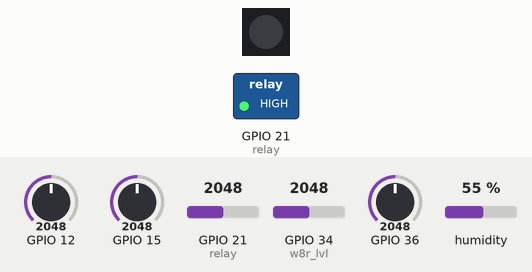
Simulated run of this sketch. Board: ESP32. On the bench: 1 RGB LEDs in strip order, left to right, switched loads named in the sketch (green lamp = pin HIGH). The test bench sets the inputs (shaded band); at power-on: GPIO 12 = 2048, GPIO 15 = 2048, GPIO 21 (relay) = 2048, GPIO 34 (w8r_lvl) = 2048, GPIO 36 = 2048, humidity 55 %. WiFi joins after 1.5 s; servers stay silent unless stated; no MQTT or app messages arrive unless stated; what the sketch prints to the serial monitor is not drawn.

Above: at 0.1 s.
At 1.6 s:
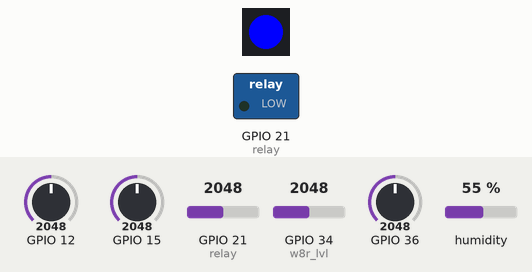
At 3.7 s:
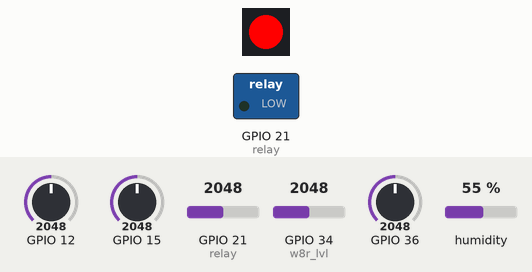
Timing chart, 0 to 5.2 s (numbered marks = the images above):
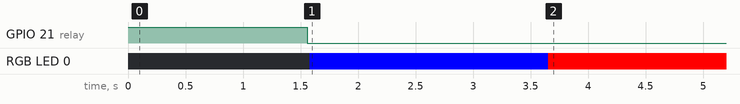

The sketch:

finalhardware.ino
```cpp
// ADD LAST WILL

#include <HardwareSerial.h> // used for pH sensor
#include <ArduinoJson.h> // used for arduinoJSON object
#include <DHTesp.h> // used for humidity sensor
#include <WiFi.h> // used to connect to the wifi
#include <PubSubClient.h> // used to connect to hivemq for mqtt
#include <Adafruit_NeoPixel.h>
HardwareSerial myserial(2); // using U2_TXD
DHTesp dht;


// DEFINITION OF ALL GPIO PINS STARTS HERE...............
#define rx 17  // RX and TX
#define tx 16
#define w8r_lvl 34 // water level pin
#define PIN 33 // LED PIN


const int relay = 21; // GPIO for relay
const int moist1 = 36; // GPIO for the 4 moisture sensors
const int moist2 = 21;
const int moist3 = 12;
const int moist4 = 15;
// DEFINITION OF ALL GPIO PINS ENDS HERE.................

// ALL VARIABLES SETUP STARTS HERE.........................
String sensorstring = ""; // a string to hold the data from the Atlas Scientific product
boolean sensor_string_complete = false; // have we received all the data from the Atlas Scientific product

bool phstat, humiditystat, waterstat;
bool moiststat[4];

float reading, volt, percent, waterlevel, percent_full, pH;
float moistpercent[4];
int ctr = 0;
int time_wait = 300000;
int timetotal;
// ALL VARIABLES SETUP ENDS HERE...........................


// SETTING UP THE WIFI/ MQTT
const char* ssid = "pollution"; // ssid username
const char* password =  "aus12345"; // router password

const uint16_t port = 3005;
const char * host = "192.168.1.129";// IP address of server (change this to aus pc one)
const char* mqtt_server = "broker.mqttdashboard.com"; // MQTT server
WiFiClient espClient; //creating wifi client
PubSubClient client(espClient); // partially initializing MQTT client

Adafruit_NeoPixel pixels = Adafruit_NeoPixel(1, PIN, NEO_GRB + NEO_KHZ800);

void setup() {
  Serial.begin(115200);
  pinMode(relay, OUTPUT);
  digitalWrite(relay, HIGH); // Relay is initally turned off
  myserial.begin(9600, SERIAL_8N1, 17, 16); // set baud rate for the software serial port to 9600 (for pH readings)
  sensorstring.reserve(30); // set aside some bytes for receiving data from Atlas Scientific product (for obtaining pH sensor values)
  dht.setup(32, DHTesp::DHT22);
  setup_wifi(); // function that connects the esp32 to the wifi
  client.setServer(mqtt_server, 1883); // setting up a server
  pixels.begin(); // This initializes the NeoPixel library.

}

void loop()
{
  if (client.connect("ESP32Client")) { // if the esp client connects
    //EZO PH SENSOR STARTS HERE......................................................
    StaticJsonBuffer<400> jsonBuffer; // create a buffer
    JsonObject& root = jsonBuffer.createObject(); // creating a veriable that will store the strings in 'root'

    while (myserial.available() > 0 && !sensor_string_complete) // if we see that the Atlas Scientific product has sent a character
    {
      char inchar = (char)myserial.read(); // get the char we just received

      sensorstring += inchar; // add the char to the var called sensorstring
      if (inchar == '\r') // if the incoming character is a <CR>
      {
        sensor_string_complete = true; // set the flag
      }
    }

    if (sensor_string_complete == true) // if a string from the Atlas Scientific product has been received in its entirety
    {
      Serial.println("pH value is: " + sensorstring); // send that string to the PC's serial monitor
      sensorstring.remove(5);
      root["pH"] = String(sensorstring);

      if (isdigit(sensorstring[0])) {                   //if the first character in the string is a digit
        pH = sensorstring.toFloat();                    //convert the string to a floating point number so it can be evaluated by the Arduino
      }
      if (pH > 7.000 || pH < 5.500)
        phstat = false;
      else
        phstat = true;

      sensorstring = "";  // clear the string
      sensor_string_complete = false;  // reset the flag used to tell if we have received a completed string from the Atlas Scientific product
    }

    //EZO PH SENSOR ENDS HERE................................................................

    // HUMIDITY SENSOR STARTS HERE......................................
    float humidity = dht.getHumidity();
    Serial.println("Humidity value: " + String(humidity) + "%");
    root["humidity"] = String(humidity);

    if (humidity < 40 || humidity > 60)
      humiditystat = false;
    else
      humiditystat = true;
    // HUMIDITY SENSOR ENDS HERE.........................................

    // WATER LEVEL SENSOR START HERE................................
    reading = analogRead(w8r_lvl);  //read analog values from water sensor
    volt =  (3.30 * reading) / (4095.0); //convert to digital
    percent = (2.2 - volt) / (15.0); // convert to percent
    percent_full = (percent) * 100; // multiply by 100 to get it in percent
    waterlevel = (percent * 25.00); // convert to percent to cm

    Serial.println("waterlevel " + String(waterlevel) + " cm");

    root["waterlevel"] = String(waterlevel);

    if (waterlevel < 15.00 || waterlevel > 25) //check if the water level is below 13
    {
      digitalWrite(relay, LOW); //turn relay on (THIS IS AN ISSUE, DEAL WITH IT ASAP)
      waterlevel = false;
    }
    else
    {
      digitalWrite(relay, HIGH); //turn relay off
      waterlevel = true;
    }
    // WATER LEVEL SENSOR END HERE...................................

    // HYGROMETER soil moisture sensor STARTS here...........................
    moistpercent[0] = readSoil(moist1, 1);
    moistpercent[1] = readSoil(moist2, 2);
    moistpercent[2] = readSoil(moist3, 3);
    moistpercent[3] = readSoil(moist4, 4);

    JsonObject& hygro = root.createNestedObject("hygrometer");
    //
    hygro["hygro1"] = String(moistpercent[0]);
    hygro["hygro2"] = String(moistpercent[1]);
    hygro["hygro3"] = String(moistpercent[2]);
    hygro["hygro4"] = String(moistpercent[3]);
    // HYGROMETER SOIL MOISTURE SENSOR ENDS HERE.............................

    char JSONmessageBuffer[600]; // create buffer that will store the json object
    root.printTo(JSONmessageBuffer, sizeof(JSONmessageBuffer));
    Serial.println(JSONmessageBuffer);

    if (phstat && humiditystat && waterstat && moiststat[0] && moiststat[1] && moiststat[2] && moiststat[3]) // works fine
    {
      Serial.println("All sensors are measuring the correct values");
      client.publish("esp32/1234/hygrodata", JSONmessageBuffer); // this data is published to the MQTT broker
      ctr = 0;
      pixels.setPixelColor(0, pixels.Color( 0, 255, 0)); // bright green color.
    }
    else {
      if (ctr == 0) {
        ctr = 1;
        if (pH > 7.000)
          client.publish("esp32/1234/highph", "Warning! pH level of water is high");
        else if (pH < 5.500)
          client.publish("esp32/1234/lowph", "Warning! pH level of water is low");

        if (humidity < 40)
          client.publish("esp32/1234/lowhumidity", "Warning! Humidity in atmosphere is  low");
        else if (humidity > 60)
          client.publish("esp32/1234/highhumidity", "Warning! Humidity in atmosphere is  high");

        if (waterlevel < 15.00)
          client.publish("esp32/1234/lowwaterlevel", "Warning! waterlevel in box is low");
        else if (waterlevel > 25.00)
          client.publish("esp32/1234/highwaterlevel", "Warning! waterlevel in box is low");

        for (int i = 1; i <= 4; i++) {
          char str[100];
          char str2[200];

          if (moistpercent[i - 1] > 60)
          {
            sprintf(str, "esp32/1234/highhygrometer/%i", i);
            sprintf(str2, "Warning! Plant number %i will die due to too much water in soil", i);
            client.publish(str, str2);
          }
          else
          {
            sprintf(str, "esp32/1234/lowhygrometer/%i", i);
            sprintf(str2, "Warning! Plant number %i will die due to lack of water in soil", i);
            client.publish(str, str2);
          }
        }
        timetotal = millis() + time_wait;
        pixels.setPixelColor(0, pixels.Color( 0, 0, 255)); // bright blue color.
        pixels.show(); // This sends the updated pixel color to the hardware.


      }
      else {
        if (millis() >= timetotal) {
          ctr = 2;
          client.publish("esp32/1234/alert",  "Alert! One or more sensors are not working");
        }
        pixels.setPixelColor(0, pixels.Color( 255, 0, 0)); // bright red color.
        pixels.show(); // This sends the updated pixel color to the hardware.

      }
    }
    delay(2000);

  }
}

int readSoil(int moist, int hygronum) // FUNCTION FOR READING SOIL MOSITURE SENSOR
{
  int val = analogRead(moist);//Read the SIG value form sensor
  float moistvolts = ((val / 4095.00) * 3.30); //analog to digital
  float percent = ((moistvolts / 3.30) * 100.00 ); //convert to percentage
  float sense = 0.00;
  if (hygronum == 3) {
    sense = 100.00 - percent;
    Serial.println("Soil Moisture " + String(hygronum) + " = " + String(sense) + "%");
  } else {
    Serial.println("Soil Moisture " + String(hygronum) + " = " + String(percent) + "%");
  }
  if ( percent > 60.00 || percent < 40.00)
    moiststat[hygronum] = false;
  else
    moiststat[hygronum] = true;
  return percent; // SENDING THE SOIL MOISTURE SENSOR VALUE TO THE LOOP
}

// FUNCTION THAT SETS UP THE WIFI
void setup_wifi() {
  Serial.print("Connecting to ");
  Serial.println(ssid);

  WiFi.begin(ssid, password); // function returns WL_CONNECTED when connected to network, else WL_IDLE_STATUS if not connected, but powered on

  while (WiFi.status() != WL_CONNECTED) { // while wifi not connected, print dot on serial evert .5s
    delay(500);
    Serial.print(".");
  }

  Serial.println("");
  Serial.println("WiFi connected!"); // message informing that esp connected to wifi
  Serial.println("IP address: ");
  Serial.println(WiFi.localIP()); // displays IP address
}
```

Measured:
- by itself, GPIO 21 (relay): HIGH → LOW at 1.6 s
- by itself, RGB LED 0: off → RGB(0, 0, 255) at 1.6 s, → RGB(255, 0, 0) 2.1 s later
